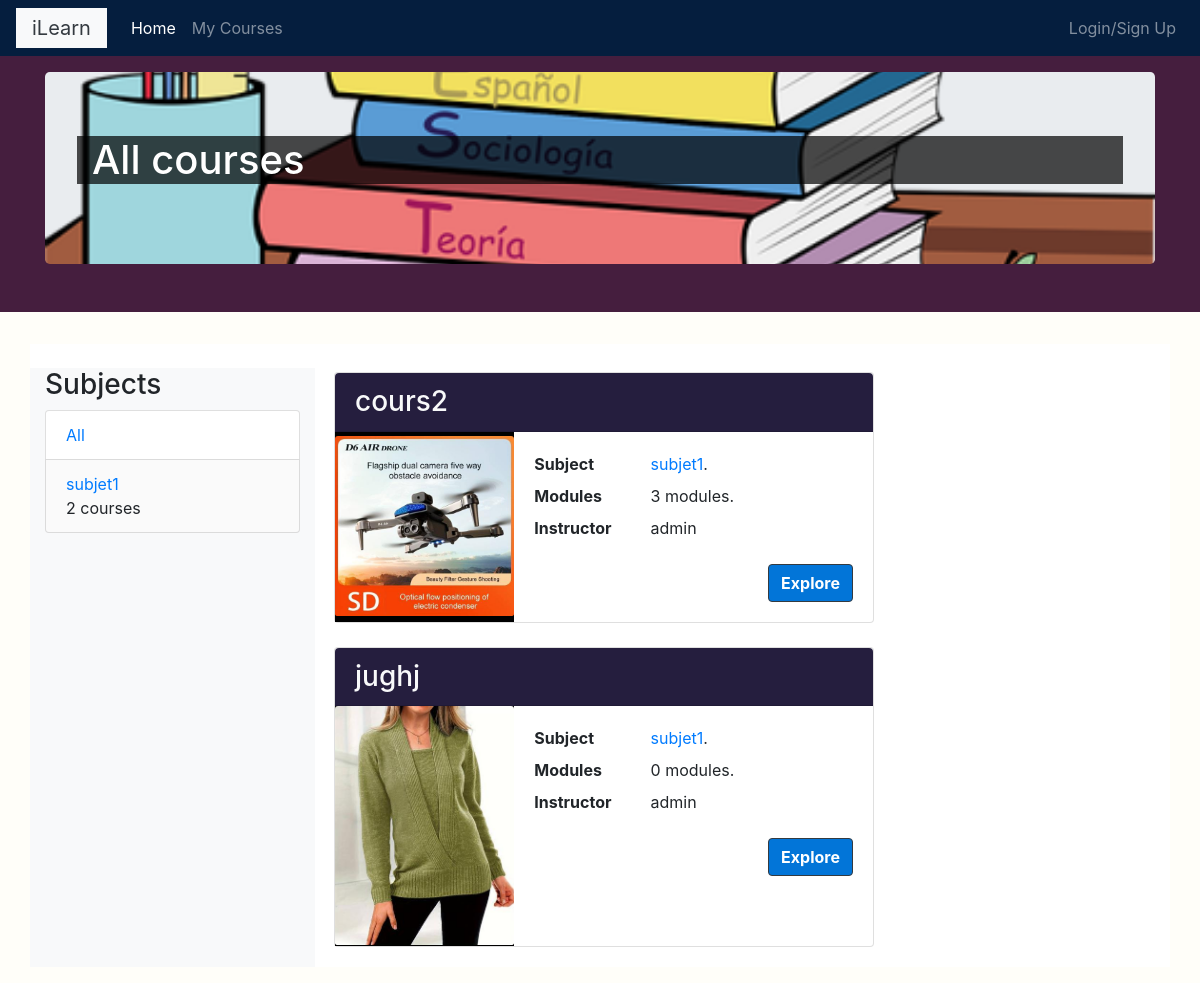
The page / on the database its author committed.
### courses/models.py (models this page shows, shortened)
class Subject(models.Model):
    title = models.CharField(max_length=200)
    slug = models.SlugField(max_length=200,unique=True)
    feature = models.BooleanField(default=False,null=True)
    photo = models.ImageField(upload_to='subjects/%Y/%m/%d/',default='subjects/subjects_icon.png',
                              blank=False)
    class Meta:
        ordering = ['title']
    def __str__(self):
        return self.title

class Course(models.Model):
    instructor = models.ForeignKey('Instructor', related_name='courses_created', on_delete=models.CASCADE)
    subject  = models.ForeignKey(Subject, related_name='courses', on_delete=models.CASCADE)
    title = models.CharField(max_length=200)
    overview = models.TextField(max_length=200)
    slug = models.SlugField(max_length=200,unique=True)
    created = models.DateTimeField(auto_now_add=True)
    enrollments = models.ManyToManyField(Student,through='Enrollment')
    feature = models.BooleanField(default=False,null=True)
    photo = models.ImageField(upload_to='courses/%Y/%m/%d/',default='courses/course_icon.png',
                              blank=False)
    class Meta:
        ordering = ['-created']

class Instructor(models.Model):
    user = models.OneToOneField(User,related_name='instructor',on_delete=models.CASCADE)
    feature = models.BooleanField(default=False,null=True)
    pass

### courses/views.py (the view)
# urls.py: path('',CourseListView.as_view(),name='course_list'),
class CourseListView(TemplateResponseMixin,View):
    model = Course
    template_name = 'courses/course/list.html'
    def get(self,request,subject=None):
        subjects = Subject.objects.annotate(total_courses=(Count('courses')))
        courses = Course.objects.annotate(total_modules=Count('modules'))
        if subject:
            subject = get_object_or_404(Subject,slug=subject)
            courses = courses.filter(subject=subject)
        return self.render_to_response({
            'subjects':subjects,
            'subject':subject,
            'courses':courses
            })

### courses/templatetags/course.py (called while the page is built)
@register.filter
def is_instructor(obj):
    try:
        if obj.is_superuser or obj.instructor:
            return True
        else:
            return False
    except:
        return None

@register.filter
def get_name(obj):
    return obj.get_full_name() or obj.username

### courses/templates/courses/course/list.html (shortened to what this page needs)
{% extends "base.html" %}
{% load course %}
{% block page_title %}
<div class="jumbotron text-white jumbotron-image shadow" style="background-image: url({% if subject %}{{subject.photo.url}}{% else %} '/media/subjects/subjects_icon.png'{% endif %});">
  <div style="background-color:rgba(0,0,0,0.7);" class="container">
    <h1 class="">
      {% if subject %}
        {{ subject.title }} courses
      {% else %}
        All courses
      {% endif %}
    </h1>
  </div>
</div>
{% endblock %}
{% block content %}
  <br>
  <div class="row">
    <div class="col-xs-12 col-md-3 contents bg-light">
      <h3>Subjects</h3>
      <ul class="list-group">
        <li class="{% if not subject %}selected{% endif %} list-group-item">
          <a href="{% url "course_list" %}">All</a>
        </li>
        {% for s in subjects %}
          <li class="{% if s == subject %}selected{% endif %} list-group-item">
            <a href="{% url "courses:course_list_subject" s.slug %}">{{ s.title }}</a>
            <br>
            <span>{{ s.total_courses }} courses</span>
          </li>
        {% endfor %}
      </ul>
    </div>
    <div class="col-xs-12 col-md-9 modules">
      {% for course in courses %}
        {% with subject=course.subject %}
          <div class="container p-1">
            <div class="card-group">
              <div class="card mb-3" style="max-width: 540px;">
                <div class="row no-gutters">
                  <div class="full-card-title col-sm-12">
                    <h3 class="card-header bg-secondary-theme-one text-dark">
                      <a class="text-light" href="{% url "courses:course_detail"  course.slug %}">
                        {{ course.title }}
                      </a>
                    </h3>
                  </div>
                  <div class="card-img-container col-md-4">
                    <img src="{{course.photo.url}}" class="card-img" alt="...">
                  </div>
                  <div class="col-md-8">
                    <div class="card-body">
                      <dl class="row">
                        <dt class="col-4">Subject</dt>
                        <dd class="col-8">
                          <a href="{% url "courses:course_list_subject" subject.slug %}">{{ subject }}</a>.
                        </dd>
                        <dt class="col-4">Modules</dt>
                        <dd class="col-8">{{ course.total_modules }} modules.</dd>
                        <dt class="col-4">Instructor</dt>
                        <dd class="col-8">{{course.instructor.user|get_name}}
                        </dd>
                      </dl>
                      <div class="text-right">
                        <a class="card-link bg-btn-theme-one btn border border-dark mr-auto" href="{% url "courses:course_detail"  course.slug %}">Explore</a>
                      </div>
                    </div>
                  </div>
                </div>
              </div>
            </div>
          </div>
        {% endwith %}
      {% empty %}
        <ul class='list-group '>
          <li class="list-group-item text-info">
            No Course In this Subject Yet
          </li>
        </ul>
      {% endfor %}
    </div>
  </div>
{% endblock %}

### courses/templates/base.html (shortened to what this page needs)
{% load static %}
{% load course %}
<!DOCTYPE html>
<html lang="en" dir="ltr">
  <head>
    <link rel="stylesheet" href="https://maxcdn.bootstrapcdn.com/bootstrap/4.0.0/css/bootstrap.min.css">
    <link rel="stylesheet" href="{% static 'css/base.css' %}">
  </head>
  <body>
    <div class="">
      <nav class="navbar navbar-expand-sm navbar-dark bg-dark-theme-one">
         <a href="#" class="navbar-brand bg-light border-white text-bold text-dark px-3">iLearn</a>
        <div class="collapse navbar-collapse" id="navbarNav">
          <ul class="navbar-nav">
            <li class="nav-item">
              <a class="nav-link {% if request|is_current:'home' %}active{% endif %}" href="\" >Home</a>
            </li>
            <li class="nav-item">
              <a class="nav-link {% if request|is_current:'my_courses' %}active{% endif %}" href="{% url "students:student_course_list"%}">My Courses</a>
            </li>
          </ul>
          <ul class="navbar-nav ml-auto">
          {% if request.user.is_authenticated %}
            <li class="nav-item">
              <a class="nav-link" href="{% url 'logout' %}">Logout<span class="sr-only">(current)</span></a>
            </li>
            <li class="nav-item">
              <a class="nav-link {% if request|is_current:'profile-detail' %}active{% endif %}"  href="{% url 'profile:profile-detail' request.user.student.pk %}">Profile</a>
            </li>
          {% else %}
            <li class="nav-item">
              <a class="nav-link" href="{% url 'login' %}">Login/Sign Up <span class="sr-only">(current)</span></a>
            </li>
          {% endif %}
          </ul>
        </div>
      </nav>
    </div>
    <div class="container-fluid page_title">
      <div class="container">
        {% block page_title %}
        {% endblock %}
      </div>
    </div>
    <main class="container">
      {% block content %}
      {% endblock %}
    </main>
  </body>
</html>

### courses/static/css/base.css (style rules this page uses)
body { background-color:#fffef9; }
main { margin-top: 2em; margin-bottom: 1em; background-color:white; }
.page_title { background-color: #451e3e; padding: 1em 0; color: white; }
.list-group-item:not(.selected) { background-color: rgb(250,250,250); }
.bg-dark-theme-one { background: #051e3e; background-color: #051e3e; }
.bg-secondary-theme-one { background: #251e3e; background-color: #251e3e; }
.bg-btn-theme-one { background: #0275d8; background-color:#0275d8; color:white; }
.btn { font-weight: bolder; color:white; }
.card-img { max-height: 15em; }
.card-img-container { background-color: grey; display: flex; padding-left: 0.2em; padding-right: 0.2em; background-color: black; }
.card-img-container img { display: block; margin: auto; align-self: center; border-bottom: 1px solid black; }
.jumbotron-image { background-position: center center; background-repeat: no-repeat; background-size: cover; }

### rows shown on the page
Subject: title "subjet1", total_courses "2"
Course: title "cours2", photo (picture), subject "subjet1", total_modules "3", instructor.user|get_name "admin"
Course: title "jughj", photo (picture), subject "subjet1", total_modules "0", instructor.user|get_name "admin"
